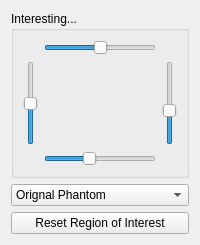
      <widget class="QWidget" name="tab_9">
       <attribute name="title">
        <string>ROI</string>
       </attribute>
       <layout class="QGridLayout" name="gridLayout_24">
        <item row="1" column="0" colspan="2">
         <widget class="QComboBox" name="phantomcombo">
          <item>
           <property name="text">
            <string>Orignal Phantom</string>
           </property>
          </item>
          <item>
           <property name="text">
            <string>Gaussian Noise</string>
           </property>
          </item>
          <item>
           <property name="text">
            <string>UniformNoise</string>
           </property>
          </item>
         </widget>
        </item>
        <item row="0" column="0" colspan="2">
         <widget class="QGroupBox" name="groupBox_15">
          <property name="title">
           <string>Interesting...</string>
          </property>
          <layout class="QGridLayout" name="gridLayout_25">
           <item row="1" column="2">
            <widget class="QSlider" name="verticalSlider_2">
             <property name="minimum">
              <number>1</number>
             </property>
             <property name="maximum">
              <number>255</number>
             </property>
             <property name="value">
              <number>100</number>
             </property>
             <property name="orientation">
              <enum>Qt::Vertical</enum>
             </property>
            </widget>
           </item>
           <item row="0" column="1">
            <widget class="QSlider" name="horizontalSlider_2">
             <property name="minimum">
              <number>1</number>
             </property>
             <property name="maximum">
              <number>255</number>
             </property>
             <property name="value">
              <number>128</number>
             </property>
             <property name="sliderPosition">
              <number>128</number>
             </property>
             <property name="orientation">
              <enum>Qt::Horizontal</enum>
             </property>
            </widget>
           </item>
           <item row="2" column="1">
            <widget class="QSlider" name="horizontalSlider">
             <property name="minimum">
              <number>1</number>
             </property>
             <property name="maximum">
              <number>255</number>
             </property>
             <property name="value">
              <number>100</number>
             </property>
             <property name="orientation">
              <enum>Qt::Horizontal</enum>
             </property>
            </widget>
           </item>
           <item row="1" column="1">
            <widget class="QLabel" name="ROILabel">
             <property name="text">
              <string/>
             </property>
             <property name="scaledContents">
              <bool>true</bool>
             </property>
            </widget>
           </item>
           <item row="1" column="0">
            <widget class="QSlider" name="verticalSlider">
             <property name="minimum">
              <number>1</number>
             </property>
             <property name="maximum">
              <number>255</number>
             </property>
             <property name="value">
              <number>128</number>
             </property>
             <property name="orientation">
              <enum>Qt::Vertical</enum>
             </property>
            </widget>
           </item>
          </layout>
         </widget>
        </item>
        <item row="2" column="0" colspan="2">
         <widget class="QPushButton" name="ResetROIButton">
          <property name="text">
           <string>Reset Region of Interest</string>
          </property>
         </widget>
        </item>
       </layout>
      </widget>
